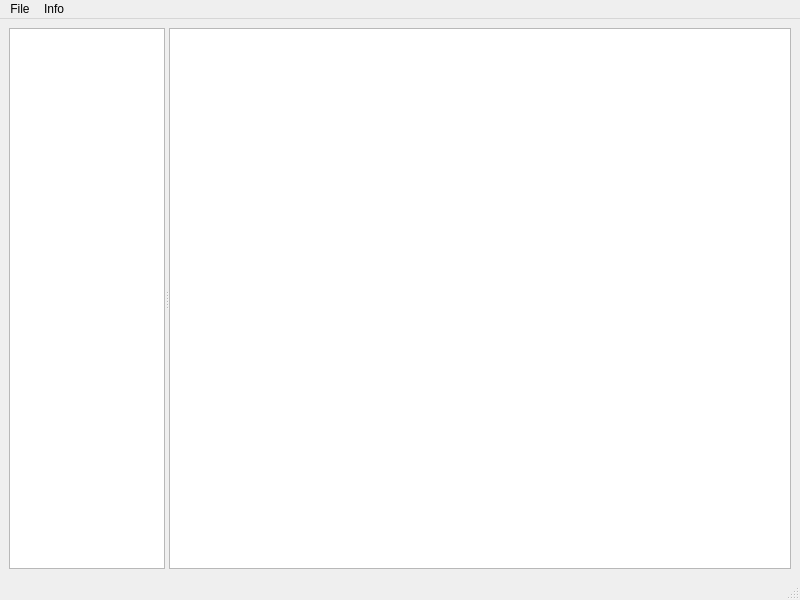
<?xml version="1.0" encoding="UTF-8"?>
<ui version="4.0">
 <class>MainWindow</class>
 <widget class="QMainWindow" name="MainWindow">
  <property name="geometry">
   <rect>
    <x>0</x>
    <y>0</y>
    <width>800</width>
    <height>600</height>
   </rect>
  </property>
  <property name="windowTitle">
   <string>ncNotes</string>
  </property>
  <widget class="QWidget" name="centralwidget">
   <layout class="QHBoxLayout" name="horizontalLayout">
    <item>
     <widget class="QSplitter" name="splitter">
      <property name="orientation">
       <enum>Qt::Horizontal</enum>
      </property>
      <widget class="QListView" name="noteView">
       <property name="sizePolicy">
        <sizepolicy hsizetype="Expanding" vsizetype="Expanding">
         <horstretch>1</horstretch>
         <verstretch>0</verstretch>
        </sizepolicy>
       </property>
       <property name="maximumSize">
        <size>
         <width>16777215</width>
         <height>16777215</height>
        </size>
       </property>
       <property name="baseSize">
        <size>
         <width>0</width>
         <height>0</height>
        </size>
       </property>
      </widget>
      <widget class="QTextEdit" name="editor">
       <property name="sizePolicy">
        <sizepolicy hsizetype="Expanding" vsizetype="Expanding">
         <horstretch>4</horstretch>
         <verstretch>0</verstretch>
        </sizepolicy>
       </property>
       <property name="styleSheet">
        <string notr="true"/>
       </property>
       <property name="acceptRichText">
        <bool>true</bool>
       </property>
       <property name="textInteractionFlags">
        <set>Qt::LinksAccessibleByMouse|Qt::TextEditable|Qt::TextEditorInteraction|Qt::TextSelectableByKeyboard|Qt::TextSelectableByMouse</set>
       </property>
       <property name="placeholderText">
        <string comment="Select a note from the left or add a new note."/>
       </property>
      </widget>
     </widget>
    </item>
   </layout>
  </widget>
  <widget class="QMenuBar" name="menubar">
   <property name="geometry">
    <rect>
     <x>0</x>
     <y>0</y>
     <width>800</width>
     <height>24</height>
    </rect>
   </property>
   <widget class="QMenu" name="menuFile">
    <property name="title">
     <string>File</string>
    </property>
    <addaction name="actionAdd_Note"/>
    <addaction name="actionSave"/>
    <addaction name="actionSave_all"/>
    <addaction name="separator"/>
    <addaction name="actionAdd_Instance"/>
    <addaction name="separator"/>
    <addaction name="actionSettings"/>
    <addaction name="actionQuit"/>
   </widget>
   <widget class="QMenu" name="menuInfo">
    <property name="title">
     <string>Info</string>
    </property>
    <addaction name="actionAbout"/>
   </widget>
   <addaction name="menuFile"/>
   <addaction name="menuInfo"/>
  </widget>
  <widget class="QStatusBar" name="statusbar"/>
  <action name="actionAdd_Instance">
   <property name="text">
    <string>Add Instance</string>
   </property>
  </action>
  <action name="actionQuit">
   <property name="text">
    <string>Quit</string>
   </property>
  </action>
  <action name="actionSave">
   <property name="enabled">
    <bool>false</bool>
   </property>
   <property name="text">
    <string>&amp;Save</string>
   </property>
   <property name="shortcut">
    <string>Ctrl+S</string>
   </property>
  </action>
  <action name="actionSave_all">
   <property name="enabled">
    <bool>false</bool>
   </property>
   <property name="text">
    <string>Save all</string>
   </property>
  </action>
  <action name="actionAdd_Note">
   <property name="text">
    <string>Add &amp;Note</string>
   </property>
   <property name="shortcut">
    <string>Ctrl+N</string>
   </property>
  </action>
  <action name="actionAbout">
   <property name="text">
    <string>About</string>
   </property>
  </action>
  <action name="actionSettings">
   <property name="text">
    <string>Settings...</string>
   </property>
  </action>
 </widget>
 <resources/>
 <connections>
  <connection>
   <sender>actionSave</sender>
   <signal>triggered()</signal>
   <receiver>MainWindow</receiver>
   <slot>saveNote()</slot>
   <hints>
    <hint type="sourcelabel">
     <x>-1</x>
     <y>-1</y>
    </hint>
    <hint type="destinationlabel">
     <x>399</x>
     <y>299</y>
    </hint>
   </hints>
  </connection>
  <connection>
   <sender>actionSave_all</sender>
   <signal>triggered()</signal>
   <receiver>MainWindow</receiver>
   <slot>saveAll()</slot>
   <hints>
    <hint type="sourcelabel">
     <x>-1</x>
     <y>-1</y>
    </hint>
    <hint type="destinationlabel">
     <x>399</x>
     <y>299</y>
    </hint>
   </hints>
  </connection>
  <connection>
   <sender>actionAdd_Note</sender>
   <signal>triggered()</signal>
   <receiver>MainWindow</receiver>
   <slot>addNote()</slot>
   <hints>
    <hint type="sourcelabel">
     <x>-1</x>
     <y>-1</y>
    </hint>
    <hint type="destinationlabel">
     <x>399</x>
     <y>299</y>
    </hint>
   </hints>
  </connection>
  <connection>
   <sender>actionSettings</sender>
   <signal>triggered()</signal>
   <receiver>MainWindow</receiver>
   <slot>showSettings()</slot>
   <hints>
    <hint type="sourcelabel">
     <x>-1</x>
     <y>-1</y>
    </hint>
    <hint type="destinationlabel">
     <x>399</x>
     <y>299</y>
    </hint>
   </hints>
  </connection>
 </connections>
 <slots>
  <slot>saveNote()</slot>
  <slot>saveAll()</slot>
  <slot>addNote()</slot>
  <slot>renameNote()</slot>
  <slot>showSettings()</slot>
 </slots>
</ui>
